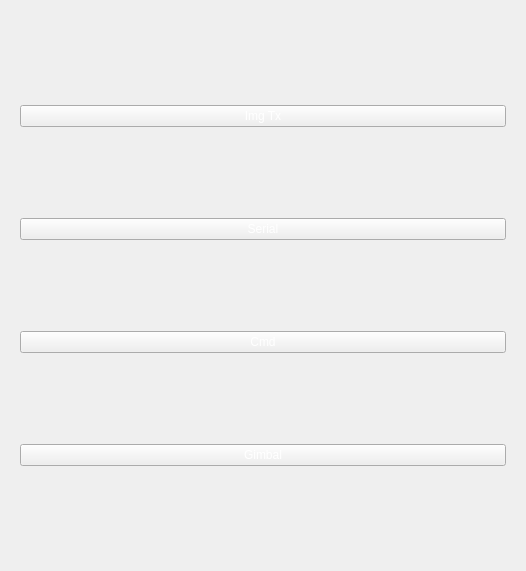
<?xml version="1.0" encoding="UTF-8"?>
<ui version="4.0">
 <class>MainInterFace</class>
 <widget class="QWidget" name="MainInterFace">
  <property name="geometry">
   <rect>
    <x>0</x>
    <y>0</y>
    <width>526</width>
    <height>571</height>
   </rect>
  </property>
  <property name="windowTitle">
   <string>Form</string>
  </property>
  <layout class="QHBoxLayout" name="horizontalLayout">
   <item>
    <widget class="QWidget" name="widget" native="true">
     <property name="styleSheet">
      <string notr="true">color: rgb(255, 255, 255);
font: 12pt &quot;Lucida Console&quot;;</string>
     </property>
     <layout class="QVBoxLayout" name="verticalLayout">
      <item>
       <widget class="QPushButton" name="bt_img_tx">
        <property name="styleSheet">
         <string notr="true">font: 12pt &quot;Lucida Console&quot;;</string>
        </property>
        <property name="text">
         <string>Img Tx</string>
        </property>
        <property name="default">
         <bool>false</bool>
        </property>
        <property name="flat">
         <bool>false</bool>
        </property>
       </widget>
      </item>
      <item>
       <widget class="QPushButton" name="bt_serial">
        <property name="toolTip">
         <string>&lt;html&gt;&lt;head/&gt;&lt;body&gt;&lt;p&gt;hello&lt;/p&gt;&lt;/body&gt;&lt;/html&gt;</string>
        </property>
        <property name="styleSheet">
         <string notr="true">font: 12pt &quot;Lucida Console&quot;;</string>
        </property>
        <property name="text">
         <string>Serial</string>
        </property>
       </widget>
      </item>
      <item>
       <widget class="QPushButton" name="bt_cmd">
        <property name="styleSheet">
         <string notr="true">font: 12pt &quot;Lucida Console&quot;;</string>
        </property>
        <property name="text">
         <string>Cmd</string>
        </property>
       </widget>
      </item>
      <item>
       <widget class="QPushButton" name="bt_gimbal">
        <property name="styleSheet">
         <string notr="true">font: 12pt &quot;Lucida Console&quot;;</string>
        </property>
        <property name="text">
         <string>Gimbal</string>
        </property>
       </widget>
      </item>
     </layout>
    </widget>
   </item>
  </layout>
 </widget>
 <resources/>
 <connections/>
</ui>
